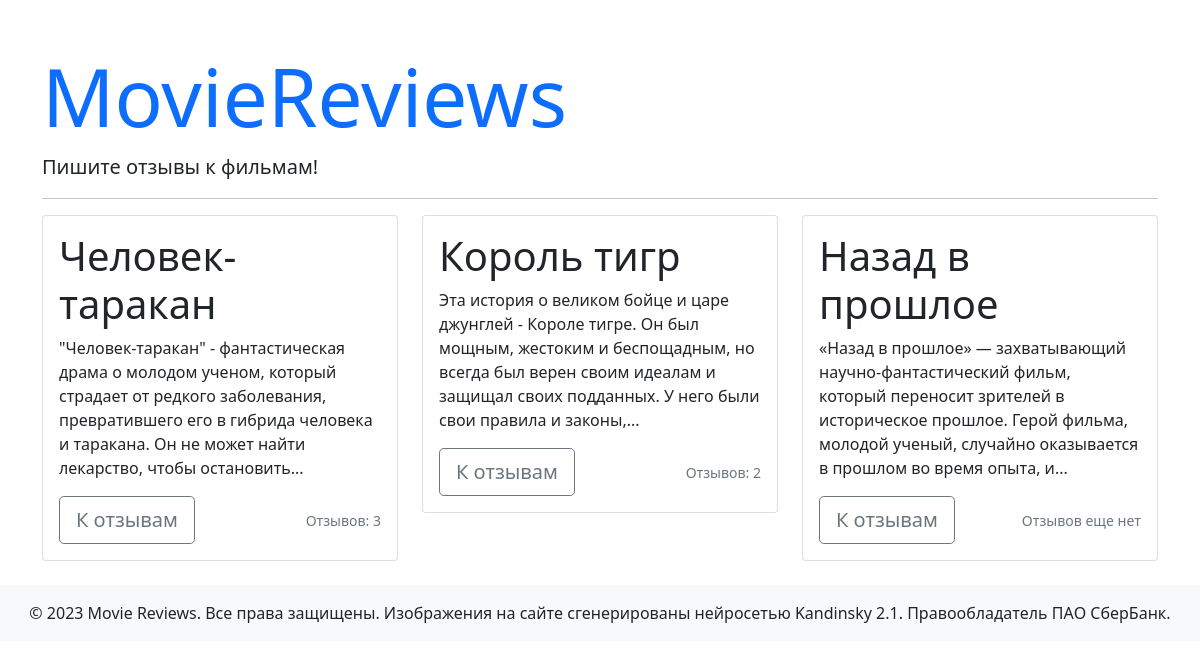
The page / on the database its author committed.
### models.py (models this page shows, shortened)
class Movie(db.Model):
    id = db.Column(db.Integer, primary_key=True)
    title = db.Column(db.String(255), nullable=False)
    description = db.Column(db.Text, nullable=False)
    image = db.Column(db.String(255), nullable=False)
    reviews = db.relationship('Review', back_populates='movie')

### views.py (the view)
@app.route('/')
def index():
    movies = Movie.query.order_by(Movie.id.desc()).all()
    return render_template('index.html',
                           movies=movies)

### templates/index.html (shortened to what this page needs)
{% extends 'base.html' %}
{% block content %}
  {% for movie in movies %}
    <div class="col-md-4">
      <div class="card mb-4">
        <div class="card-body">
          <h1 class="card-title display-6">{{ movie.title }}</h1>
          <p class="card-text">{{ movie.description|truncate(200) }}</p>
          <div class="d-flex justify-content-between align-items-center">
            <div class="btn-group">
              <a href="{{ url_for('movie', id=movie.id) }}" class="btn btn-lg btn-outline-secondary">К отзывам</a>
            </div>
            <small class="text-muted">
              {% if movie.reviews %}
                Отзывов: {{ movie.reviews|length }}
              {% else %}
                Отзывов еще нет
              {% endif %}
            </small>
          </div>
        </div>
      </div>
    </div>
  {% else %}
    <p class="lead">Пока тут пусто, но скоро мы это исправим!</p>
  {% endfor %}
{% endblock content %}

### rows shown on the page
Movie: title "Человек-таракан", description "\"Человек-таракан\" - фантастическая драма о молодом ученом, который страдает от редкого заболевания, превратившего его в гибрида человека и таракана. Он не может найти лекарство, чтобы остановить...", reviews|length "3"
Movie: title "Король тигр", description "Эта история о великом бойце и царе джунглей - Короле тигре. Он был мощным, жестоким и беспощадным, но всегда был верен своим идеалам и защищал своих подданных. У него были свои правила и законы,...", reviews|length "2"
Movie: title "Назад в прошлое", description "«Назад в прошлое» — захватывающий научно-фантастический фильм, который переносит зрителей в историческое прошлое. Герой фильма, молодой ученый, случайно оказывается в прошлом во время опыта, и...", shows "Отзывов еще нет"
